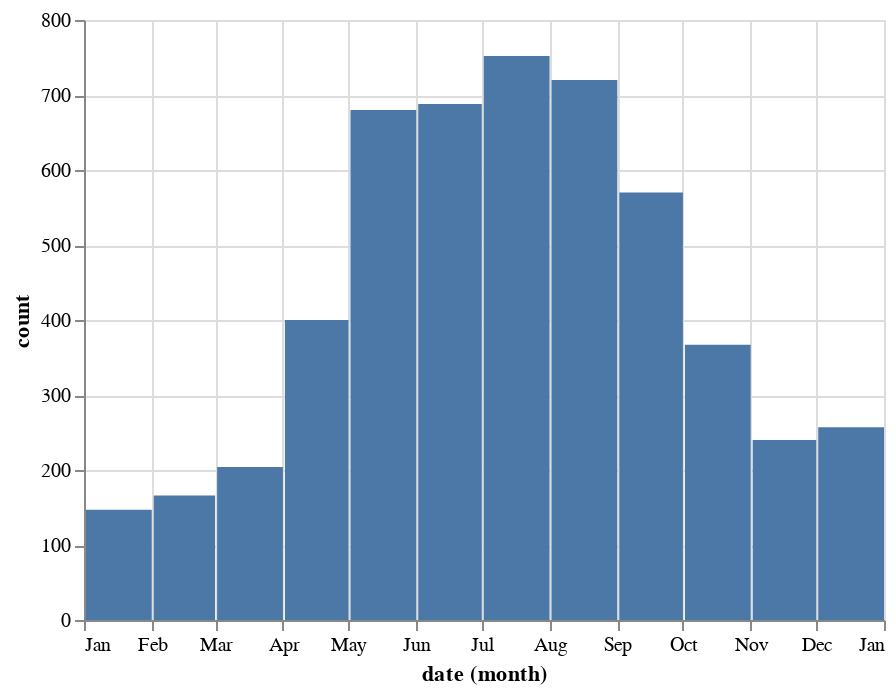

This figure's notebook cell:
### Markdown cell above
### Identifiers per month
![identifiers_by_month.png](images/identifiers_by_month.png)

### Code cell
identifiers_by_month = get_monthly_counts(get_observation_identifiers, 'Identifiers')
alt.Chart(identifiers_by_month).mark_bar().encode(x='month(date):T', y='count:Q')

### Figure 1 — Vega-Lite specification as saved in the notebook (floating-point values rounded to 4 significant figures)
{"config": {"view": {"continuousWidth": 400, "continuousHeight": 300}}, "data": {"name": "data-331dba1418e5c1fe6ca00908add346c1"}, "mark": "bar", "encoding": {"x": {"type": "temporal", "field": "date", "timeUnit": "month"}, "y": {"type": "quantitative", "field": "count"}}, "$schema": "https://vega.github.io/schema/vega-lite/v4.8.1.json", "datasets": {"data-331dba1418e5c1fe6ca00908add346c1": [{"metric": "Identifiers", "date": "2020-01-01T00:00:00", "count": 147}, {"metric": "Identifiers", "date": "2020-02-01T00:00:00", "count": 166}, {"metric": "Identifiers", "date": "2020-03-01T00:00:00", "count": 204}, {"metric": "Identifiers", "date": "2020-04-01T00:00:00", "count": 400}, {"metric": "Identifiers", "date": "2020-05-01T00:00:00", "count": 680}, {"metric": "Identifiers", "date": "2020-06-01T00:00:00", "count": 688}, {"metric": "Identifiers", "date": "2020-07-01T00:00:00", "count": 752}, {"metric": "Identifiers", "date": "2020-08-01T00:00:00", "count": 720}, {"metric": "Identifiers", "date": "2020-09-01T00:00:00", "count": 570}, {"metric": "Identifiers", "date": "2020-10-01T00:00:00", "count": 367}, {"metric": "Identifiers", "date": "2020-11-01T00:00:00", "count": 240}, {"metric": "Identifiers", "date": "2020-12-01T00:00:00", "count": 257}]}}
